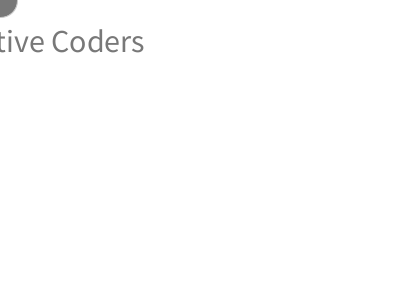
Frame 1 (no input)
Frame 60 (the mouse pressed at the canvas centre just before this capture): identical to frame 1, image omitted
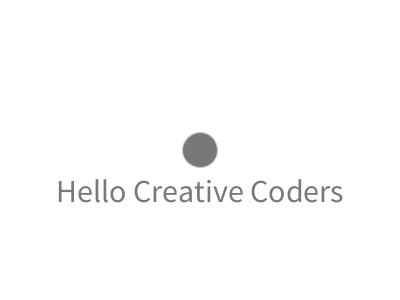
Frame 120 (the mouse held since frame 60 and released just before this capture)

The Processing sketch that drew these frames (run headless with seeded random() and noise(); from frame 60 on, the mouse is pressed at the canvas centre):

// Processing sketch: sketch_1__Hello_Creative_Coders
// ── sketch_1__Hello_Creative_Coders.pde
void setup()
{
  size(400,300);
                 
  textAlign(CENTER,CENTER);
  textSize(32);
  fill(120);
  stroke(200);
}
                 
void draw()
{
  background(255);
     
  text("Hello Creative Coders",mouseX,mouseY+40);
  circle(mouseX,mouseY,35);
}
